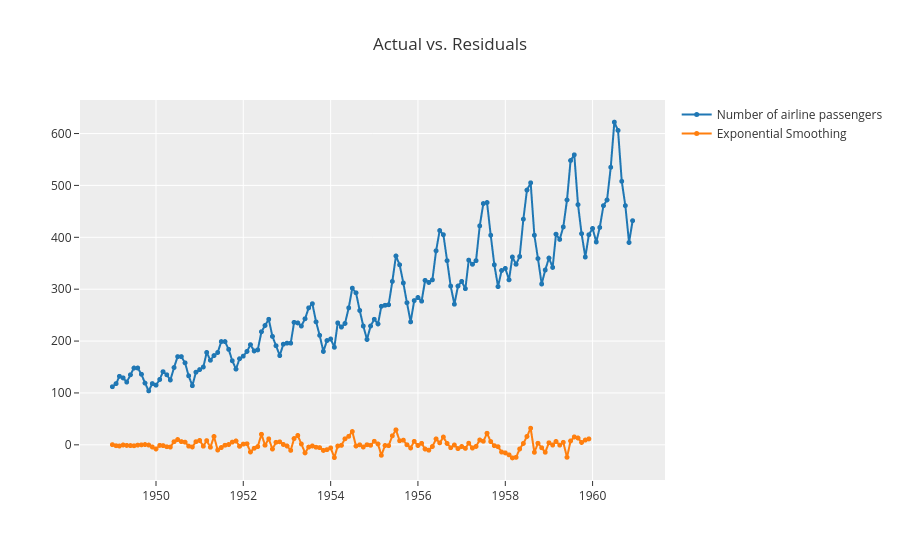
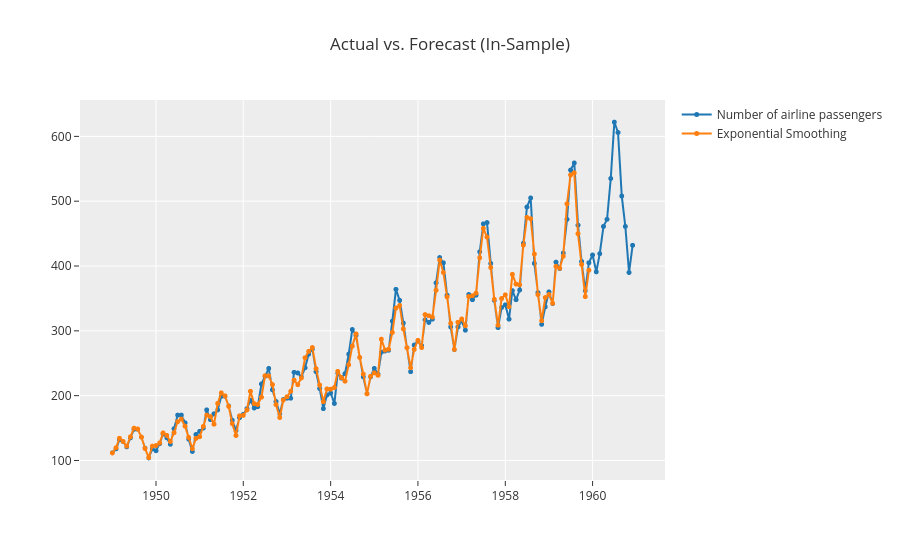

Notebook cell for these charts, in order:
### Code cell
# Additional visualisations
exp.plot_model(tuned_model, plot='residuals')
# predict confidence intervals with plot
exp.plot_model(tuned_model, plot='insample', data_kwargs={'conf_int': True})
# exp.plot_model(tuned_model, plot='insample')

### Figure 1 — Plotly figure (JSON) as saved in the notebook; plotly's stock layout.template omitted (floating-point values rounded to 4 significant figures; data arrays with more than 128 entries replaced by an {"elided": "..."} marker saying what was removed)
{"data": [{"line": {"color": "rgb(31, 119, 180)", "width": 2}, "marker": {"color": "rgb(31, 119, 180)", "size": 5}, "mode": "lines+markers", "name": "Number of airline passengers", "type": "scattergl", "x": {"elided": "144 str values"}, "xaxis": "x", "y": {"elided": "144 int values"}, "yaxis": "y"}, {"line": {"color": "rgb(255, 127, 14)", "width": 2}, "marker": {"color": "rgb(255, 127, 14)", "size": 5}, "mode": "lines+markers", "name": "Exponential Smoothing", "type": "scattergl", "x": {"elided": "144 str values"}, "xaxis": "x", "y": {"elided": "144 float values"}, "yaxis": "y"}], "layout": {"showlegend": true, "title": {"text": "Actual vs. Residuals"}, "xaxis": {"anchor": "y", "domain": [0, 1]}, "yaxis": {"anchor": "x", "domain": [0, 1]}}}

### Figure 2 — Plotly figure (JSON) as saved in the notebook; plotly's stock layout.template omitted (floating-point values rounded to 4 significant figures; data arrays with more than 128 entries replaced by an {"elided": "..."} marker saying what was removed)
{"data": [{"line": {"color": "rgb(31, 119, 180)", "width": 2}, "marker": {"color": "rgb(31, 119, 180)", "size": 5}, "mode": "lines+markers", "name": "Number of airline passengers", "type": "scattergl", "x": {"elided": "144 str values"}, "xaxis": "x", "y": {"elided": "144 int values"}, "yaxis": "y"}, {"line": {"color": "rgb(255, 127, 14)", "width": 2}, "marker": {"color": "rgb(255, 127, 14)", "size": 5}, "mode": "lines+markers", "name": "Exponential Smoothing", "type": "scattergl", "x": {"elided": "144 str values"}, "xaxis": "x", "y": {"elided": "144 float values"}, "yaxis": "y"}], "layout": {"showlegend": true, "title": {"text": "Actual vs. Forecast (In-Sample)"}, "xaxis": {"anchor": "y", "domain": [0, 1]}, "yaxis": {"anchor": "x", "domain": [0, 1]}}}
